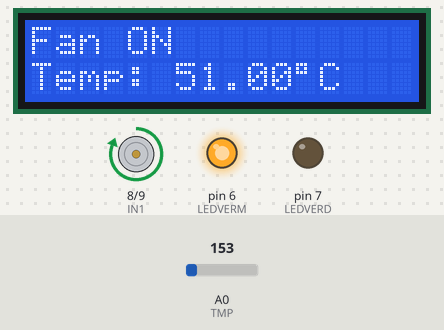
Simulated run of this sketch. Board: Arduino Uno, built with avr-gcc and run on an emulated ATmega328P. Parts: 16×2 character LCD, motor-driver pin pairs drawn as motors (green arrow = first pin HIGH = forward, orange = second pin HIGH = backward, longer = more drive, scaled by the enable pin), output pins drawn as LEDs (lit = HIGH). The inputs (shaded band) are chosen by the test bench; at power-on: A0 (TMP) = 153. What the sketch prints to the serial monitor is not drawn.

Above: at 3.2 s.
3.3 s: A0 (TMP) set to 165
At 5.2 s:
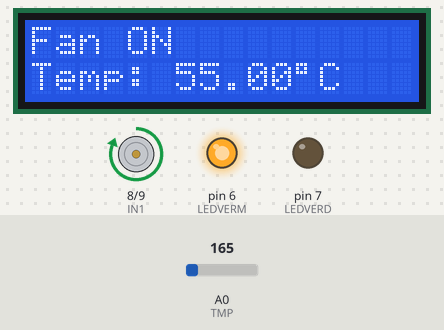
5.5 s: A0 (TMP) set to 175
At 7.1 s:
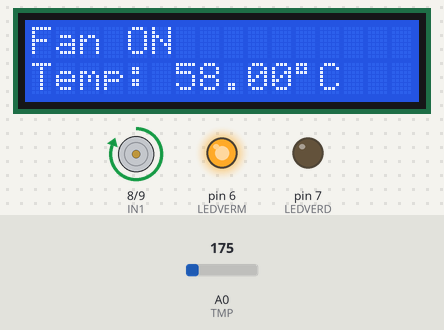
7.5 s: A0 (TMP) set to 191
At 8.9 s:
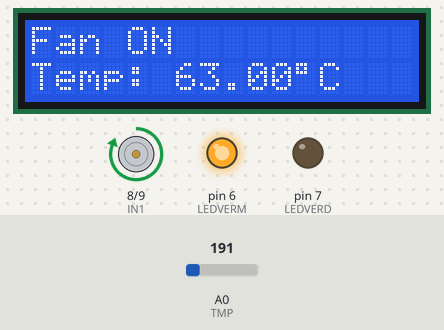
Timing chart, 0 to 10.5 s (numbered marks = the images above; inputs shaded):
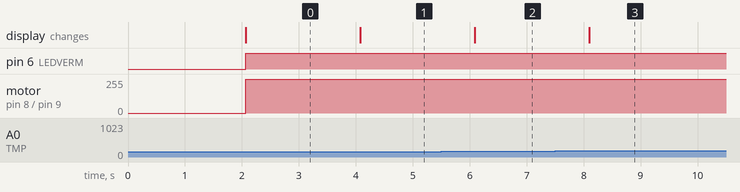

The sketch:

sketch_sistem_B.ino
```cpp
#include <LiquidCrystal.h>

#define LEDVERM 6   // LED Vermelho (arrefecimento)
#define LEDVERD 7    // LED Verde (estabilizado)
#define IN1 8        // Entrada 1 do L293D (controle de direção) -> Entrada 2 do L293D
#define IN2 9        // Entrada 2 do L293D (controle de direção) -> Entrada 7 do L293D
#define ENA 10       // Pino de ativação (ENA) do L293D (controle de velocidade)
#define TMP A0       // Sensor TMP36

LiquidCrystal LCD(12, 11, 5, 4, 3, 2); // RS, E, D4, D5, D6, D7

void setup() {

  pinMode(LEDVERM, OUTPUT);
  pinMode(LEDVERD, OUTPUT);

  // Configuração das entradas do L293D
  pinMode(IN1, OUTPUT); // Pino 2 do L293D
  pinMode(IN2, OUTPUT); // Pino 7 do L293D
  pinMode(ENA, OUTPUT); // Pino 1 do L293D (controle de velocidade)

  // Iniciar comunicação com LCD
  LCD.begin(16, 2); // Configurar o LCD com 16 colunas e 2 linhas

  // Mensagem inicial no LCD
  LCD.print("Sistema B");
  delay(2000);
  LCD.clear();

  Serial.begin(9600);
}

void loop() {

  int leituraTMP = analogRead(TMP);

  //Serial.print("Valor da leitura TMP: ");
  //Serial.println(leituraTMP);

  // Converter a leitura para a temperatura em Celsius
  float voltagem = leituraTMP * (5.0 / 1023.0);
  //float temperatura = (voltagem - 0.5) * 100.0;
  float temperatura = map(leituraTMP, 60, 90, 20, 30);


  Serial.print("Valor da leitura TMP: ");
  Serial.println(leituraTMP);

  // Mostrar a temperatura no LCD
  LCD.setCursor(0, 0); // Primeira linha

  if (temperatura > 24) {
    LCD.print("Fan ON      ");

    // Ativar o motor e ajustar a velocidade
    analogWrite(ENA, 255);  // Ativar o motor na velocidade máxima
    digitalWrite(IN1, HIGH); // Definir a direção do motor (sentido horário)
    digitalWrite(IN2, LOW);  // Definir a direção do motor

    digitalWrite(LEDVERM, HIGH); // Liga LED Vermelho
    digitalWrite(LEDVERD, LOW);  // Desliga LED Verde
  }
  else if (temperatura < 20) {
    LCD.print("Fan OFF     ");

    // Desliga o motor
    analogWrite(ENA, 0);    // Desativa o motor
    digitalWrite(IN1, LOW); // Garante que o motor está desligado
    digitalWrite(IN2, LOW); // Garante que o motor está desligado

    digitalWrite(LEDVERM, LOW);  // Desliga LED Vermelho
    digitalWrite(LEDVERD, HIGH); // Liga LED Verde
  }
  else {
    LCD.print("Fan Stable  ");

    digitalWrite(LEDVERM, LOW);  // Desliga LED Vermelho
    digitalWrite(LEDVERD, HIGH); // Liga LED Verde
  }

  // Segunda linha para temperatura
  LCD.setCursor(0, 1); // Segunda linha
  LCD.print("Temp: ");
  LCD.print(temperatura);
  LCD.print((char)223); // Símbolo de grau
  LCD.print("C  ");

  delay(1000); // Atualização a cada 1 segundo
}
```

Measured:
- after the input at 3.3 s, the display: changes after 0.78 s (image 1)
- after the input at 5.5 s, the display: changes after 0.59 s (image 2)
- after the input at 7.5 s, the display: changes after 0.60 s (image 3)
